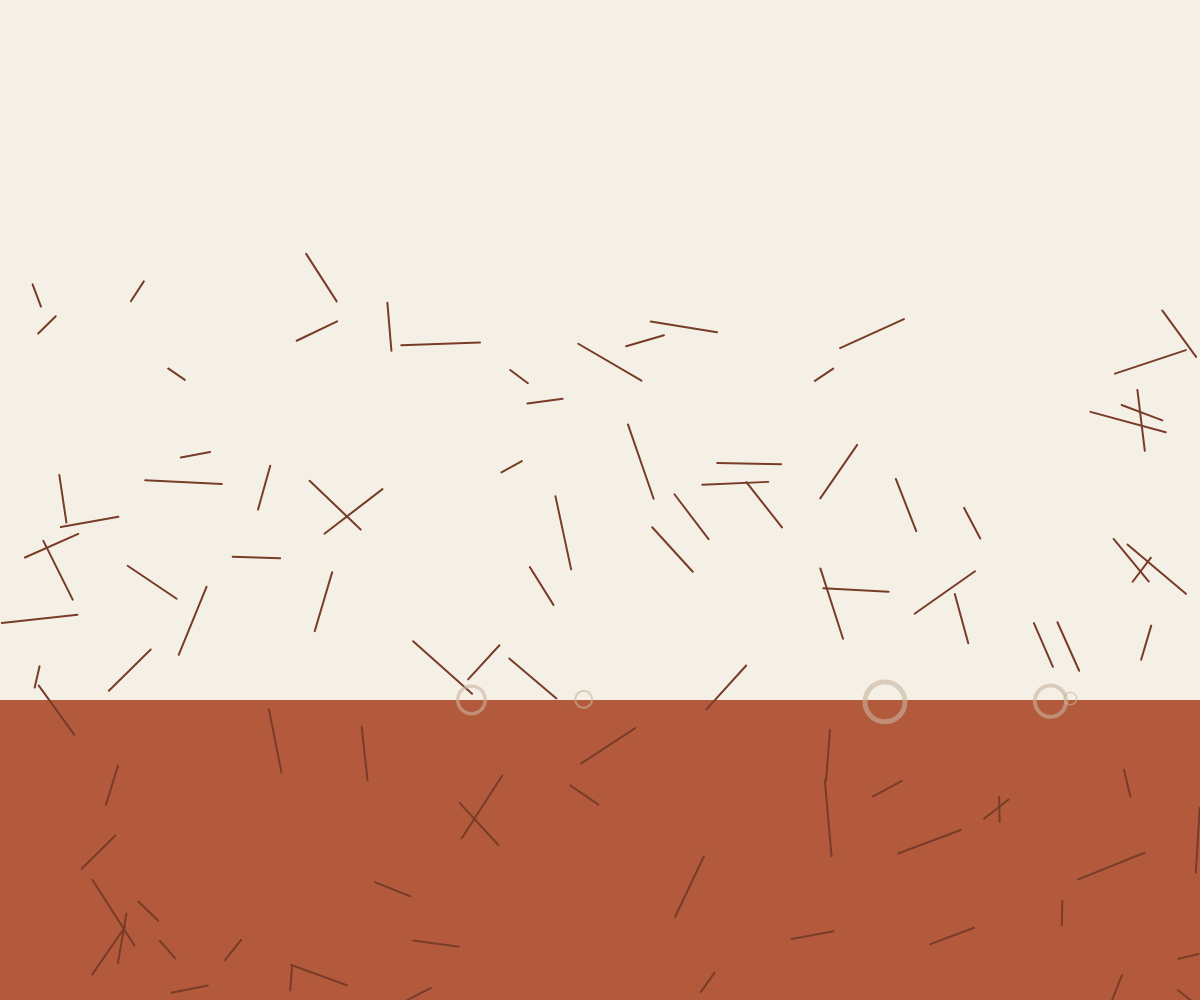
Frame 1 (no input)
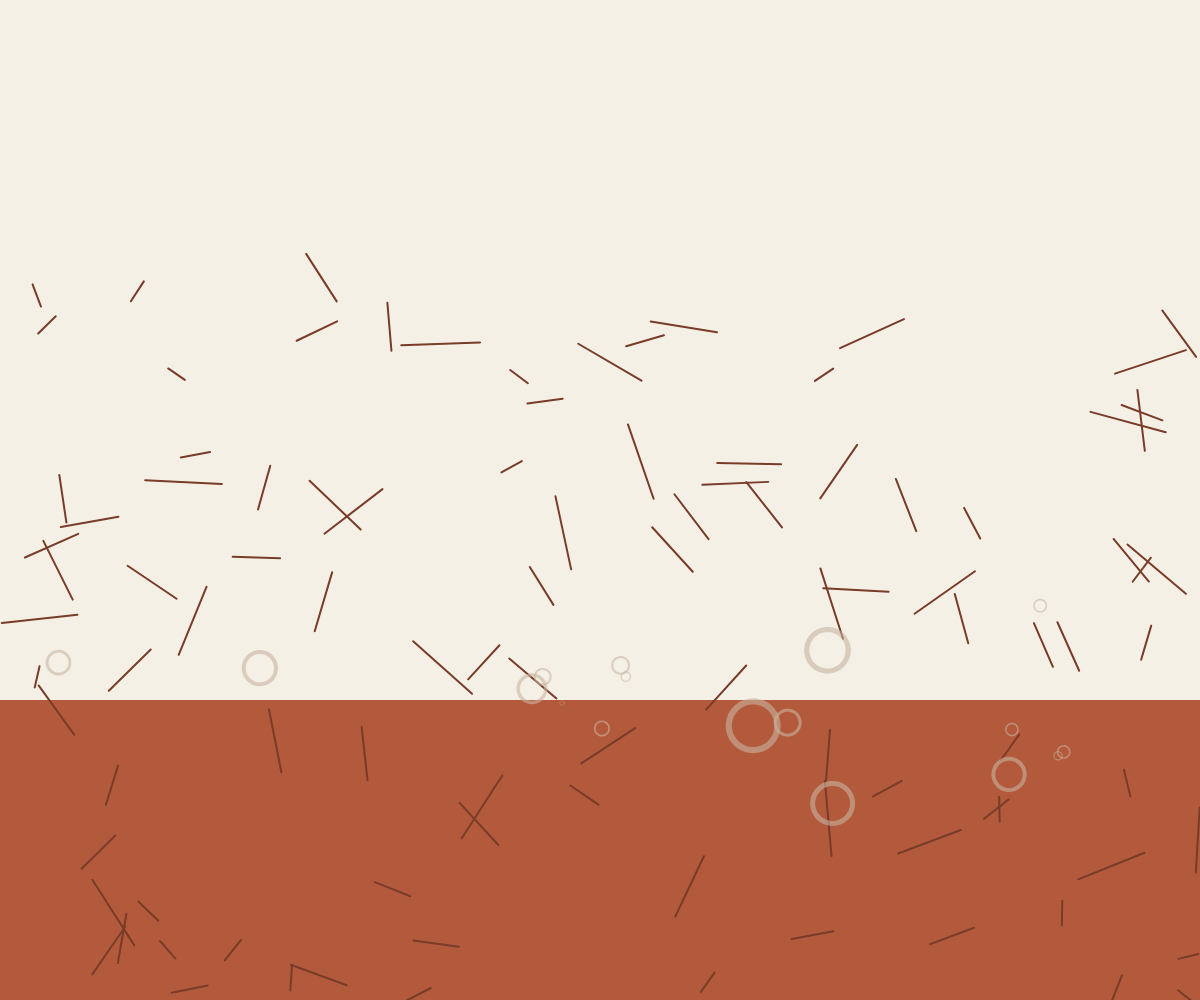
Frame 60 (no input)
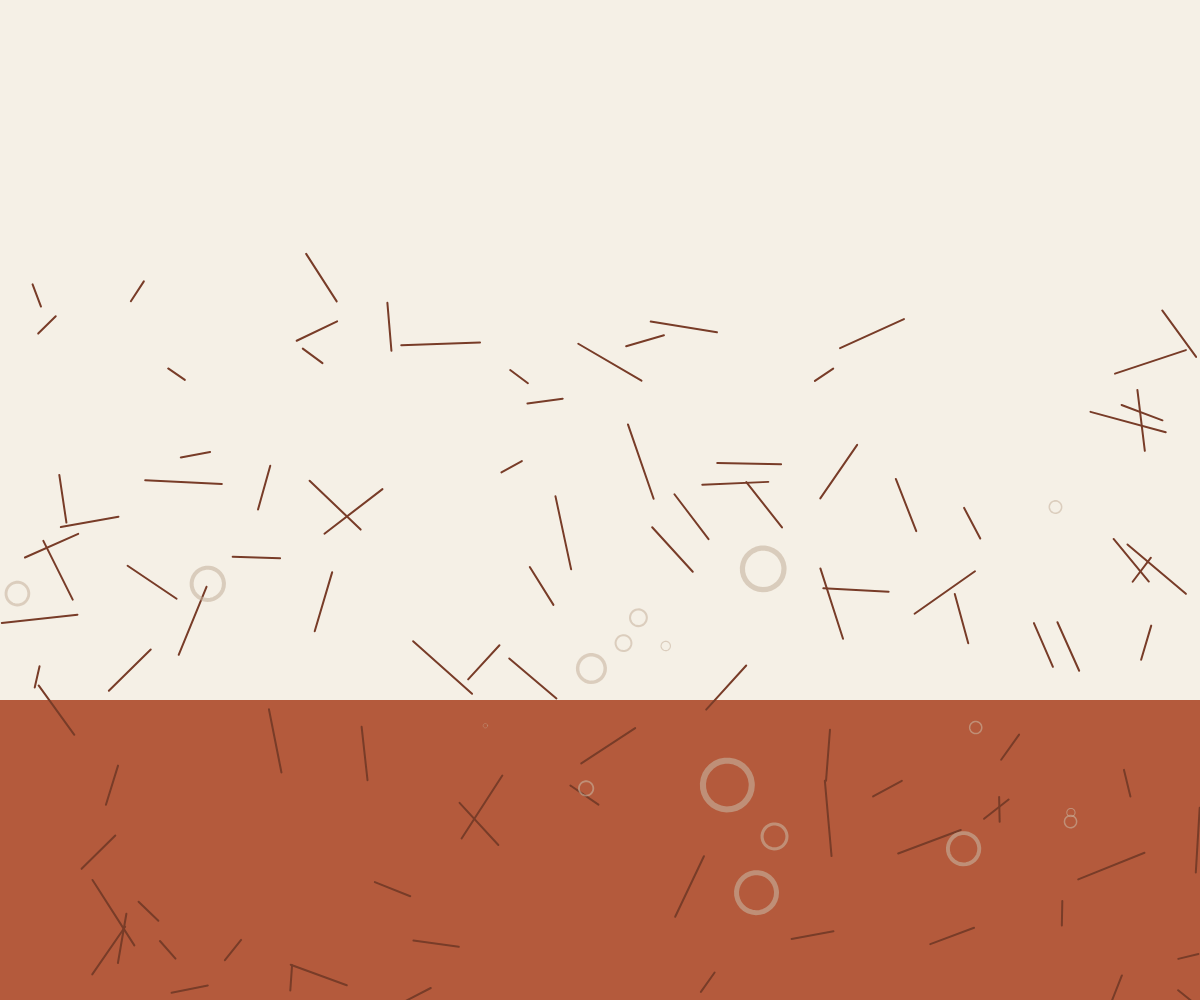
Frame 120 (the mouse pressed at the canvas centre since frame 60)

The p5.js sketch that drew these frames (run headless with seeded random() and noise() and a simulated clock; from frame 60 on, the mouse is pressed at the canvas centre):

// p5.js sketch
// ── sketch.js
let dustDevils = [];
let cracks = [];
let skyColor;
let groundColor;

function setup() {
  createCanvas(windowWidth, windowHeight);
  colorMode(RGB);

  // Sky colors: pale beige
  skyColor = color(245, 240, 230);

  // Ground colors: terracotta earth tones
  groundColor = color(180, 90, 60);

  // Create initial cracks in the ground
  for (let i = 0; i < 100; i++) {
    cracks.push({
      x: random(width),
      y: random(height * 0.3, height),
      len: random(20, 80),
      angle: random(TWO_PI)
    });
  }

  // Create initial dust devils
  for (let i = 0; i < 5; i++) {
    dustDevils.push({
      x: random(width),
      y: height * 0.7,
      size: random(5, 20),
      speed: random(0.5, 2),
      angle: random(TWO_PI),
      life: random(100, 300)
    });
  }
}

function draw() {
  // Draw sky
  background(skyColor);

  // Draw ground with terracotta tones
  fill(groundColor);
  noStroke();
  rect(0, height * 0.7, width, height * 0.3);

  // Draw cracks
  stroke(120, 60, 40);
  strokeWeight(2);
  for (let crack of cracks) {
    push();
    translate(crack.x, crack.y);
    rotate(crack.angle);
    line(0, 0, crack.len, 0);
    pop();
  }

  // Update and draw dust devils
  for (let i = dustDevils.length - 1; i >= 0; i--) {
    let devil = dustDevils[i];

    // Move dust devil
    devil.x += cos(devil.angle) * devil.speed;
    devil.y += sin(devil.angle) * devil.speed;

    // Randomly change direction
    devil.angle += random(-0.1, 0.1);

    // Slowly fade out
    devil.life--;
    if (devil.life <= 0) {
      dustDevils.splice(i, 1);
      continue;
    }

    // Draw the dust devil
    noFill();
    stroke(200, 180, 160, 150);
    strokeWeight(devil.size / 4);
    beginShape();
    for (let a = 0; a < TWO_PI; a += 0.2) {
      let xoff = cos(a) * devil.size;
      let yoff = sin(a) * devil.size;
      vertex(devil.x + xoff, devil.y + yoff);
    }
    endShape(CLOSE);

    // Occasionally spawn new smaller dust devils
    if (random() < 0.02 && dustDevils.length < 15) {
      dustDevils.push({
        x: devil.x,
        y: devil.y,
        size: random(2, 8),
        speed: random(0.5, 1.5),
        angle: random(TWO_PI),
        life: random(100, 200)
      });
    }
  }

  // Occasionally add new dust devils
  if (random() < 0.05 && dustDevils.length < 20) {
    dustDevils.push({
      x: random(width),
      y: height * 0.7,
      size: random(10, 30),
      speed: random(0.8, 2.5),
      angle: random(TWO_PI),
      life: random(150, 400)
    });
  }

  // Occasionally add new cracks
  if (random() < 0.01) {
    cracks.push({
      x: random(width),
      y: random(height * 0.3, height),
      len: random(20, 80),
      angle: random(TWO_PI)
    });
  }

  // Remove old cracks
  if (cracks.length > 150) {
    cracks.shift();
  }
}

function windowResized() {
  resizeCanvas(windowWidth, windowHeight);
}
